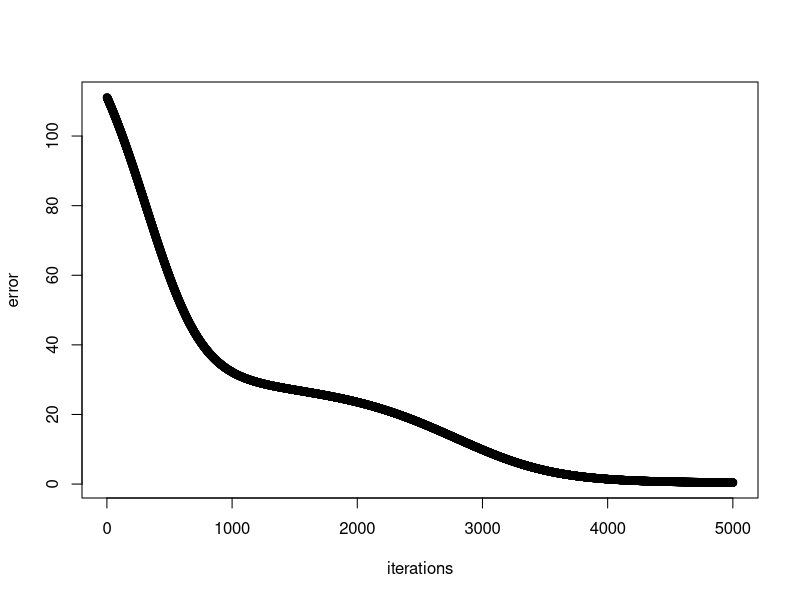

Reproduce this figure in R.
error = function(R,P,Q,K) {
  ratingError = 0
  for (i in 1:nrow(R)) {
    for (j in 1:ncol(R)) {
      if (R[i,j] > 0) {
        eij = P[i,] %*% Q[,j]
        ratingError = ratingError + (R[i,j] - eij) ^ 2
      }
    }
  }
  return(ratingError)
}

gradient_descent = function(R,P,Q,K, learningRate, iterations) {
  error_trace = error(R,P,Q,K)
  for (i in 1:iterations) {
    for (i in 1:nrow(R)) {
      for (j in 1:ncol(R)) {
        if (R[i,j] > 0) {
          eij = R[i,j] - P[i,] %*% Q[,j]
          for (k in 1:K) {
            P[i,k] = P[i,k] - learningRate * -2 * eij * Q[k,j]
            Q[k,j] = Q[k,j] - learningRate * -2 * eij * P[i,k]
          }
        }
      }
    }
    error_trace = c(error_trace, error(R,P,Q,K))
  }
  return(list(P,Q,error_trace))
}

R = matrix(NA,nrow=5,ncol=4,byrow = TRUE)
R[1,] = c(5,3,0,1)
R[2,] = c(4,0,0,1)
R[3,] = c(1,1,0,5)
R[4,] = c(1,0,0,4)
R[5,] = c(0,1,5,4)
K = 2

set.seed(100)
random_p = runif(nrow(R) * length(1:K))
P = matrix(random_p,nrow=nrow(R), ncol=length(1:K))
random_q = runif(length(1:K) * ncol(R))
Q = matrix(random_q,nrow=length(1:K), ncol = ncol(R))

learningRate = 0.0001
iterations = 5000
solution = gradient_descent(R,P,Q,K, learningRate, iterations)
solution[[1]] %*% solution[[2]]
R

plot(1:(iterations+1),solution[[3]],xlab="iterations",ylab="error")
